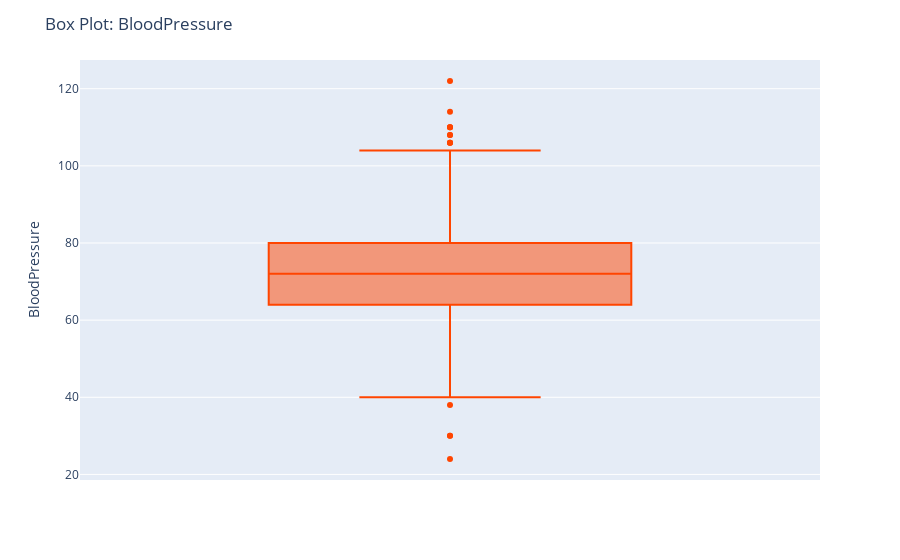

Notebook code cell kept with this figure:
### Code cell
fig3 = px.box(df, y='BloodPressure', color_discrete_sequence=color_sequence)
fig3.update_layout(title='Box Plot: BloodPressure')
fig3.show()

### Figure 1 — Plotly figure (JSON) as saved in the notebook; plotly's stock layout.template omitted (floating-point values rounded to 4 significant figures; data arrays with more than 128 entries replaced by an {"elided": "..."} marker saying what was removed)
{"data": [{"alignmentgroup": "True", "hovertemplate": "BloodPressure=%{y}<extra></extra>", "legendgroup": "", "marker": {"color": "orangered"}, "name": "", "notched": false, "offsetgroup": "", "orientation": "v", "showlegend": false, "type": "box", "x0": " ", "xaxis": "x", "y": {"elided": "768 int values"}, "y0": " ", "yaxis": "y"}], "layout": {"boxmode": "group", "legend": {"tracegroupgap": 0}, "margin": {"t": 60}, "title": {"text": "Box Plot: BloodPressure"}, "xaxis": {"anchor": "y", "domain": [0, 1]}, "yaxis": {"anchor": "x", "domain": [0, 1], "title": {"text": "BloodPressure"}}}}
